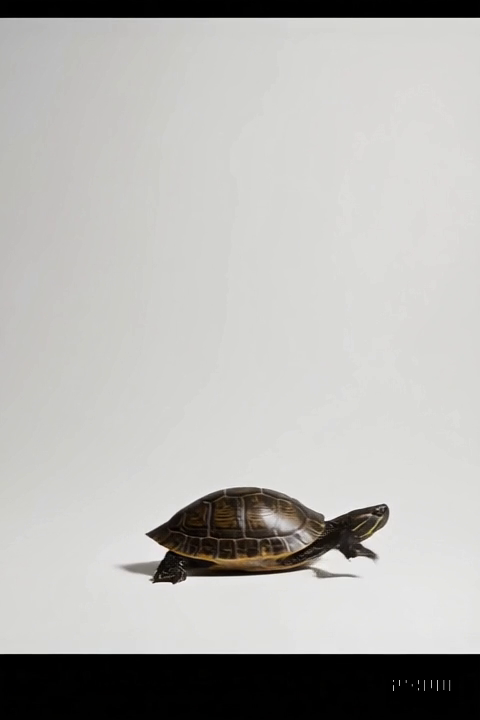
#> input picture frame 15 of Data/sim_data/Bunny&Rabbit.mp4, 480 x 720 px, given in place of Shapes1.mp4, which was not available
$ python four_into_one_itay.py
#> lines starting #> are read from the running program, lines starting #| are printed output that depends on the picture; pictures that were not available may be replaced by others from this repository, and a replacement may not be noted
import cv2
import numpy as np
import os

# Setup video paths
video_dir = r'C:\Users\Bar\Desktop\Itay\Hawkeye\videos'
video_files = ['Shapes1.mp4', 'Shapes2.mp4', 'Bunny&Rabbit.mp4', 'Einstein.mp4']
video_paths = [os.path.join(video_dir, f) for f in video_files]
caps = [cv2.VideoCapture(path) for path in video_paths]

# Determine a common frame size (use the smallest width/height across all videos)
widths  = [int(cap.get(cv2.CAP_PROP_FRAME_WIDTH))  for cap in caps]
heights = [int(cap.get(cv2.CAP_PROP_FRAME_HEIGHT)) for cap in caps]
min_w, min_h = min(widths), min(heights)

# Create a resizable window
cv2.namedWindow("Video Grid", cv2.WINDOW_NORMAL)

while True:
    frames, rets = [], []
    # Read and resize each video frame
    for cap in caps:
        ret, frame = cap.read()
        rets.append(ret)
        if ret:
            frame = cv2.resize(frame, (min_w, min_h))
            frames.append(frame)
        else:
            frames.append(np.zeros((min_h, min_w, 3), dtype=np.uint8))
#> this loop made 4 passes
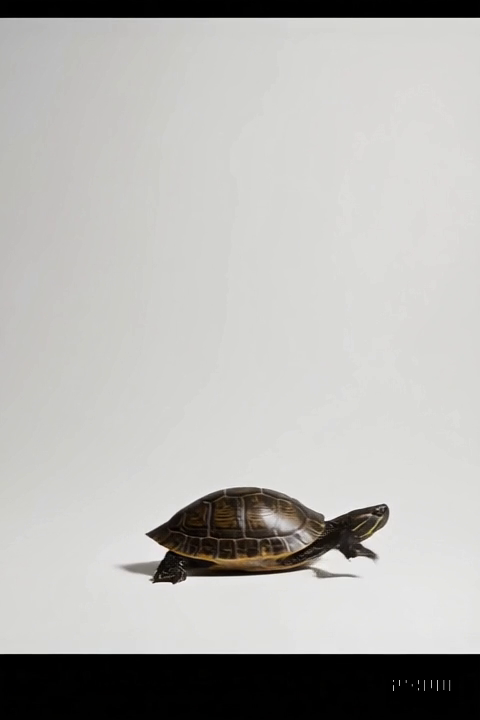
#> input picture frame 15 of Data/sim_data/Bunny&Rabbit.mp4, 480 x 720 px, given in place of Shapes1.mp4, which was not available
#> after the loop, frames = 4 items; rets = [True, True, True, True]
    # Stop if any video ends
    if not all(rets):
        break

    # Build 2×2 grid
    top = np.hstack(frames[0:2])
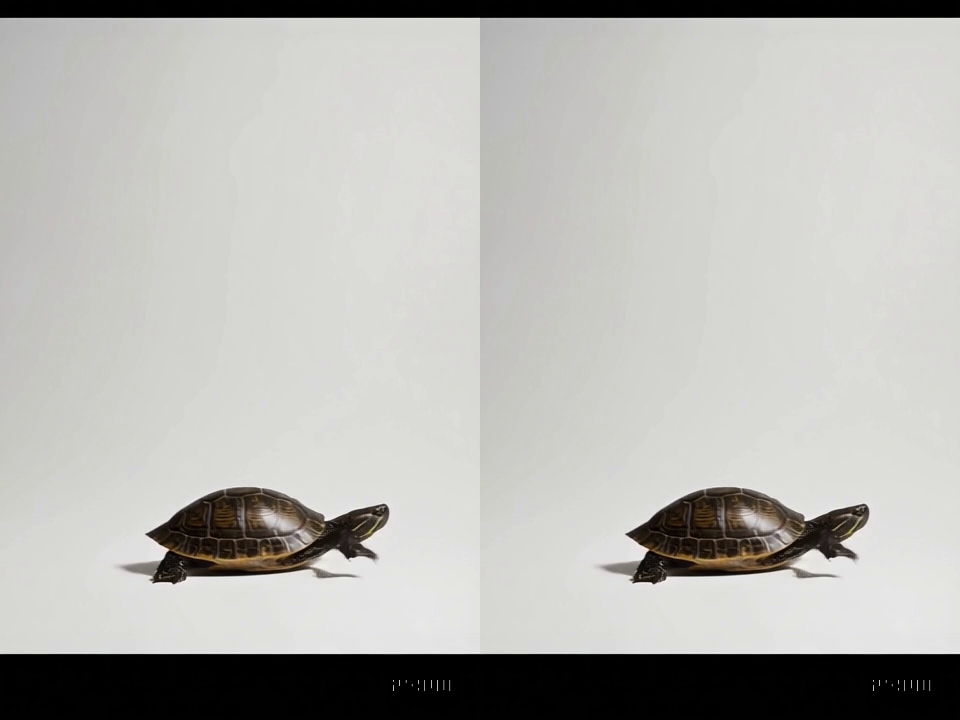
#> top: shape (720, 960, 3); mean of channels 0, 1, 2 178, 180.8, 181.6; drawn as B, G, R
    bot = np.hstack(frames[2:4])
    grid = np.vstack((top, bot))
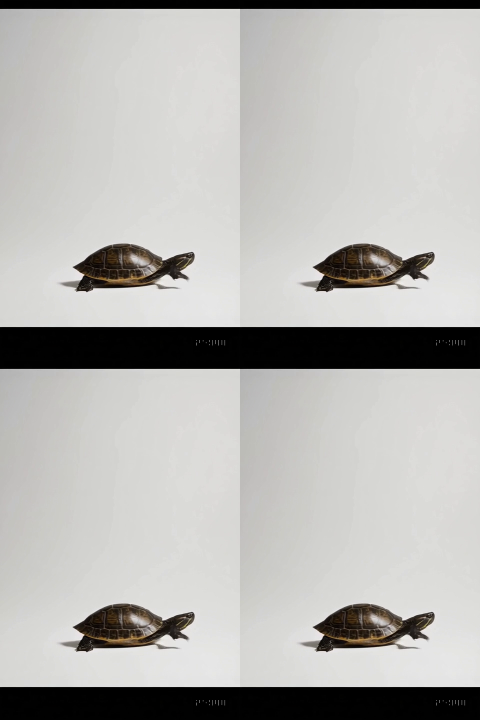
#> grid: shape (1440, 960, 3) (shown at 1/2 size); mean of channels 0, 1, 2 178, 180.8, 181.6; drawn as B, G, R

    cv2.imshow("Video Grid", grid)
    if cv2.waitKey(30) & 0xFF == ord('q'):
#> (key q is pressed here)
        break

# Cleanup
for cap in caps:
    cap.release()
cv2.destroyAllWindows()

$ run again, starting later in the video
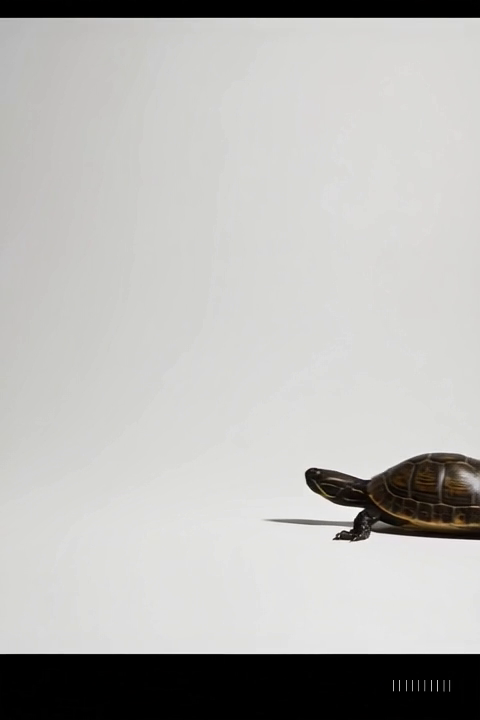
#> input picture frame 67 of Data/sim_data/Bunny&Rabbit.mp4, 480 x 720 px, given in place of Shapes1.mp4, which was not available
#> the loop `for cap in caps:` made 4 passes
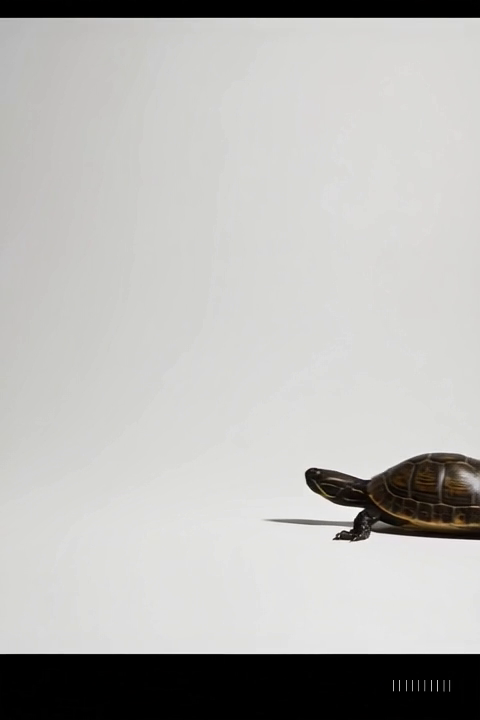
#> input picture frame 67 of Data/sim_data/Bunny&Rabbit.mp4, 480 x 720 px, given in place of Shapes1.mp4, which was not available
#> after the loop `for cap in caps:`: frames = 4 items; rets = [True, True, True, True]
#> `top = np.hstack(frames[0:2])`:
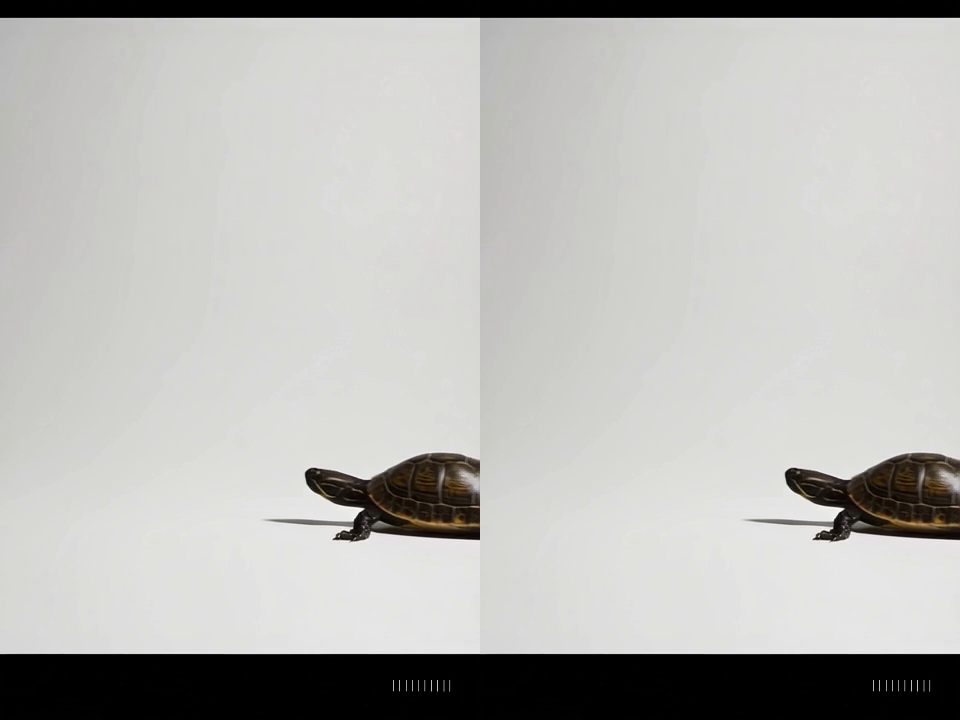
#> top: shape (720, 960, 3); mean of channels 0, 1, 2 181.4, 183.6, 184.2; drawn as B, G, R
#> `grid = np.vstack((top, bot))`:
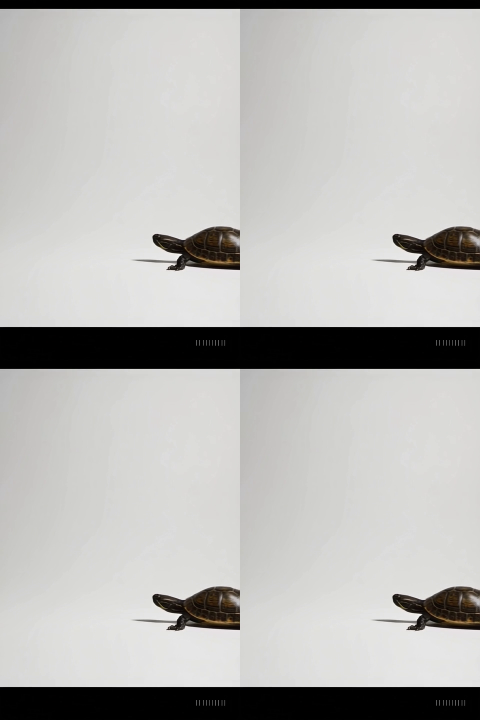
#> grid: shape (1440, 960, 3) (shown at 1/2 size); mean of channels 0, 1, 2 181.4, 183.6, 184.2; drawn as B, G, R
